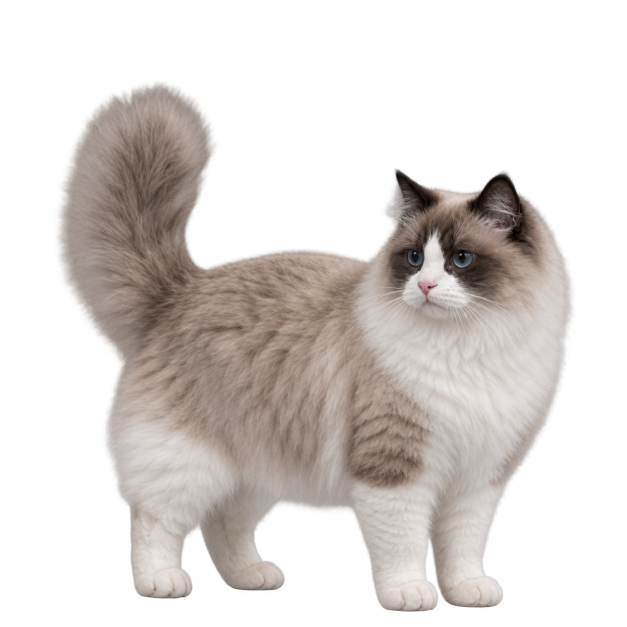
#> input picture Assets/DirectionPoses/Candidates/Raw/Stand_Left3Q_01_raw.png, 1254 x 1254 px, given in place of idle_00.png, which was not available (shown at 1/2 size)
$ python prepare_face_layers.py
#> lines starting #> are read from the running program, lines starting #| are printed output that depends on the picture; after the words box and inside, x2 and y2 are one past the last pixel; in counts of white or black regions, pixels touching at a corner belong together; pictures that were not available may be replaced by others from this repository, and a replacement may not be noted
"""Build photo-derived face overlays for the WPF 2.5D runtime.

The open-eye and ear layers are copied from the shipped sprites.  Only the
closed eyelids come from the ImageGen occlusion-completion sources.  Outputs
stay on a 512x512 coordinate system so WPF can share one set of pivots across
all display sizes.
"""

from __future__ import annotations

import json
from pathlib import Path

import cv2
import numpy as np
from PIL import Image, ImageFilter


ROOT = Path(__file__).resolve().parents[1]


POSES = {
    "Stand": {
        "open": ROOT / "Assets/Sprites/idle/idle_00.png",
        "closed": ROOT / "Assets/FaceLayers/Source/stand_closed_source.png",
        "eyes": [(382, 201), (421, 203)],
        "ears": [(330, 130, 383, 193, 351, 181), (410, 126, 461, 190, 438, 178)],
    },
    "Sit": {
        "open": ROOT / "Assets/SpritesDense/curious_groom/curious_groom_008.png",
        "closed": ROOT / "Assets/FaceLayers/Source/sit_closed_source.png",
        "eyes": [(351, 229), (389, 234)],
        "ears": [(326, 166, 384, 222, 354, 210), (389, 153, 443, 211, 414, 199)],
    },
}


def alpha_bbox(rgba: np.ndarray) -> tuple[int, int, int, int]:
    ys, xs = np.where(rgba[:, :, 3] > 20)
    return int(xs.min()), int(ys.min()), int(xs.max() + 1), int(ys.max() + 1)


def align_by_silhouette(source: np.ndarray, target: np.ndarray) -> np.ndarray:
    sx0, sy0, sx1, sy1 = alpha_bbox(source)
    tx0, ty0, tx1, ty1 = alpha_bbox(target)
    crop = source[sy0:sy1, sx0:sx1]
    resized = cv2.resize(crop, (tx1 - tx0, ty1 - ty0), interpolation=cv2.INTER_LANCZOS4)
    aligned = np.zeros_like(target)
    aligned[ty0:ty1, tx0:tx1] = resized
    return aligned


def feathered_ellipse(size: tuple[int, int], center: tuple[int, int], radii: tuple[int, int], blur: float) -> np.ndarray:
    mask = Image.new("L", size, 0)
    yy, xx = np.ogrid[: size[1], : size[0]]
    cx, cy = center
    rx, ry = radii
    arr = (((xx - cx) / rx) ** 2 + ((yy - cy) / ry) ** 2 <= 1).astype(np.uint8) * 255
    mask = Image.fromarray(arr, "L").filter(ImageFilter.GaussianBlur(blur))
    return np.asarray(mask)


def masked_overlay(source: np.ndarray, masks: list[np.ndarray]) -> np.ndarray:
    out = source.copy()
    combined = np.maximum.reduce(masks)
    out[:, :, 3] = np.minimum(out[:, :, 3], combined)
    out[out[:, :, 3] == 0, :3] = 0
    return out


def make_eye_layers(open_rgba: np.ndarray, closed_rgba: np.ndarray, eyes: list[tuple[int, int]], out_dir: Path) -> None:
    size = (open_rgba.shape[1], open_rgba.shape[0])
    eye_masks = [feathered_ellipse(size, p, (17, 12), 2.2) for p in eyes]
    closed = masked_overlay(closed_rgba, eye_masks)
    Image.fromarray(closed).save(out_dir / "blink_closed.png")

    base = np.zeros_like(open_rgba)
    pupils = []
    for index, (cx, cy) in enumerate(eyes):
        eye_mask = feathered_ellipse(size, (cx, cy), (10, 8), 1.2)
        pupil_mask = feathered_ellipse(size, (cx, cy), (4, 6), 0.8)

        # Cover the original pupil with nearby iris colour.  Telea inpainting
        # keeps the photographic iris texture and avoids a painted-on disc.
        bgr = cv2.cvtColor(open_rgba[:, :, :3], cv2.COLOR_RGB2BGR)
        inpaint_mask = (pupil_mask > 70).astype(np.uint8) * 255
        iris_rgb = cv2.cvtColor(cv2.inpaint(bgr, inpaint_mask, 3, cv2.INPAINT_TELEA), cv2.COLOR_BGR2RGB)
        eye_base = np.dstack([iris_rgb, np.minimum(open_rgba[:, :, 3], eye_mask)])
        alpha = eye_base[:, :, 3] / 255.0
        for channel in range(4):
            base[:, :, channel] = np.where(alpha > 0, eye_base[:, :, channel], base[:, :, channel])

        pupil = open_rgba.copy()
        pupil[:, :, 3] = np.minimum(open_rgba[:, :, 3], pupil_mask)
        pupil[pupil[:, :, 3] == 0, :3] = 0
        pupils.append(pupil)
        Image.fromarray(pupil).save(out_dir / f"pupil_{'L' if index == 0 else 'R'}.png")

    Image.fromarray(base).save(out_dir / "eye_base.png")


def make_ears(open_rgba: np.ndarray, ears: list[tuple[int, int, int, int, int, int]], out_dir: Path) -> list[dict]:
    metadata = []
    for index, (x0, y0, x1, y1, px, py) in enumerate(ears):
        crop = open_rgba[y0:y1, x0:x1].copy()
        # Soft oval limits the duplicate fur patch to the ear and its root.
        h, w = crop.shape[:2]
        local_mask = feathered_ellipse((w, h), (w // 2, h // 2), (max(1, w // 2 - 2), max(1, h // 2 - 2)), 2.0)
        crop[:, :, 3] = np.minimum(crop[:, :, 3], local_mask)
        name = "ear_L.png" if index == 0 else "ear_R.png"
        Image.fromarray(crop).save(out_dir / name)
        metadata.append({"file": name, "x": x0, "y": y0, "pivotX": px - x0, "pivotY": py - y0, "width": w, "height": h})
    return metadata


def main() -> None:
    manifest = {"canvas": [512, 512], "poses": {}}
    for pose_name, config in POSES.items():
        open_rgba = np.asarray(Image.open(config["open"]).convert("RGBA"))
#> open_rgba is the input picture: shape (1254, 1254, 4); mean R, G, B, A 75, 69, 65.6, 104.8
        generated = np.asarray(Image.open(config["closed"]).convert("RGBA"))
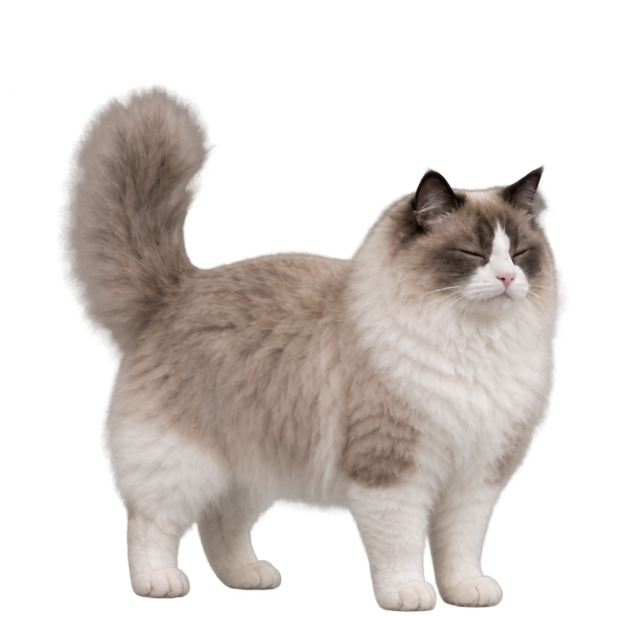
#> input picture Assets/FaceLayers/Source/stand_closed_source.png, 1254 x 1254 px (shown at 1/2 size)
#> generated is the input picture: shape (1254, 1254, 4); mean R, G, B, A 74.6, 67.8, 63.6, 103.8
        closed_rgba = align_by_silhouette(generated, open_rgba)
#> in align_by_silhouette, `sx0, sy0, sx1, sy1 = alpha_bbox(source)`: sx0 = 116; sy0 = 168; sx1 = 1135; sy1 = 1225
#> in align_by_silhouette, `tx0, ty0, tx1, ty1 = alpha_bbox(target)`: tx0 = 113; ty0 = 162; tx1 = 1149; ty1 = 1224
#> in align_by_silhouette, `crop = source[sy0:sy1, sx0:sx1]`:
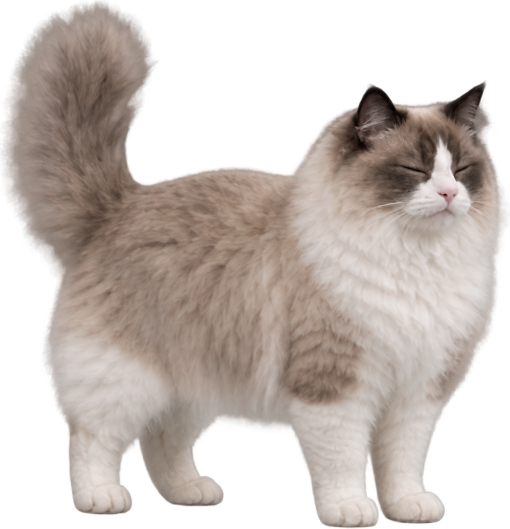
#> crop: shape (1057, 1019, 4) (shown at 1/2 size); mean R, G, B, A 108.7, 98.9, 92.8, 151.5; transparent parts drawn white
#> in align_by_silhouette, `aligned[ty0:ty1, tx0:tx1] = resized`:
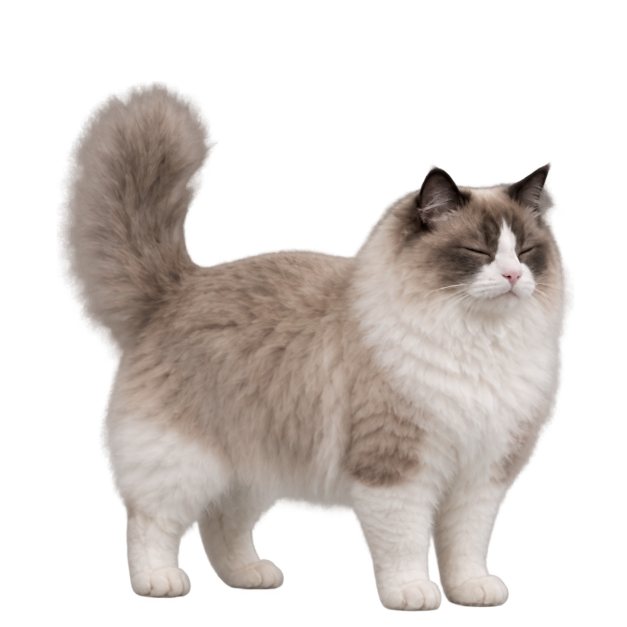
#> aligned: shape (1254, 1254, 4) (shown at 1/2 size); mean R, G, B, A 76.1, 69.2, 64.9, 106; transparent parts drawn white
        out_dir = ROOT / "Assets/FaceLayers" / pose_name
        out_dir.mkdir(parents=True, exist_ok=True)
        make_eye_layers(open_rgba, closed_rgba, config["eyes"], out_dir)
#> in feathered_ellipse, `mask = Image.new("L", size, 0)`: mask: PIL image 1254x1254 L; every value is 0
#> in feathered_ellipse, `mask = Image.fromarray(arr, "L").filter(ImageFilter.GaussianBlur(blur))`:
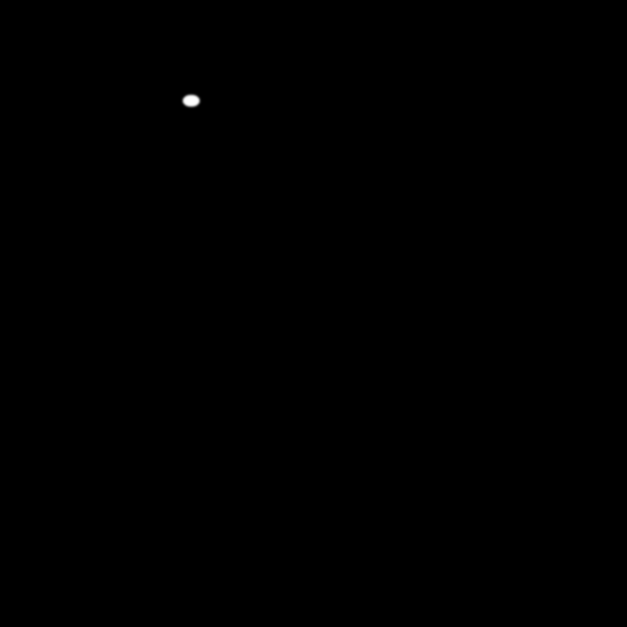
#> mask: PIL image 1254x1254 L (shown at 1/2 size); min 0, max 255, mean 0.1
#> in feathered_ellipse, `mask = Image.fromarray(arr, "L").filter(ImageFilter.GaussianBlur(blur))`: arr: shape (1254, 1254); 0.04% white; 1 white region, box (x1, y1, x2, y2) and area: (365, 189, 400, 214) 635
#> in feathered_ellipse (call 2), `arr = (((xx - cx) / rx) ** 2 + ((yy - cy) / ry) ** 2 <= 1).astype(np.u..`: arr: shape (1254, 1254); 0.04% white; 1 white region, box (x1, y1, x2, y2) and area: (404, 191, 439, 216) 635
#> in make_eye_layers, `eye_masks = [feathered_ellipse(size, p, (17, 12), 2.2) for p in eyes]`: eye_masks = 2 items
#> the loop in make_eye_layers, `for index, (cx, cy) in enumerate(eyes):` made 2 passes
#> pass 1, in make_eye_layers, `bgr = cv2.cvtColor(open_rgba[:, :, :3], cv2.COLOR_RGB2BGR)`:
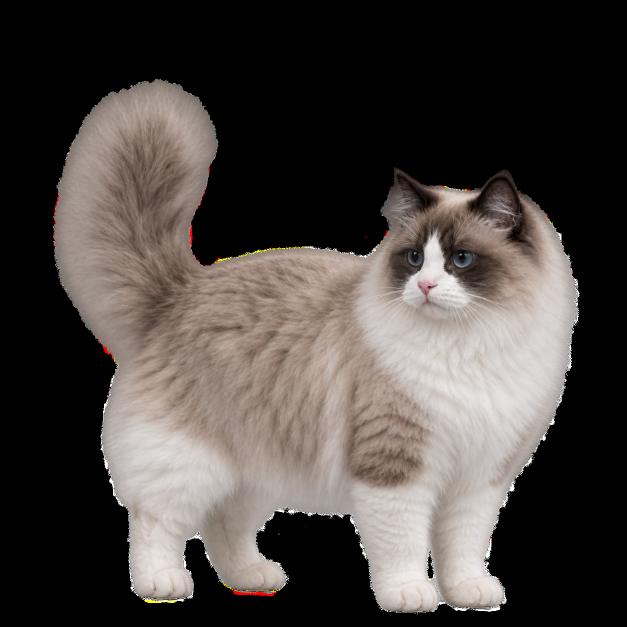
#> bgr: shape (1254, 1254, 3) (shown at 1/2 size); mean B, G, R 65.6, 69, 75
#> after the loop in make_eye_layers, `for index, (cx, cy) in enumerate(eyes):`: pupil: shape (1254, 1254, 4); every value is 0
        ears = make_ears(open_rgba, config["ears"], out_dir)
#> the loop in make_ears, `for index, (x0, y0, x1, y1, px, py) in enumerate(ears):` made 2 passes
#> pass 1, in feathered_ellipse (call 7), `arr = (((xx - cx) / rx) ** 2 + ((yy - cy) / ry) ** 2 <= 1).astype(np.u..`:
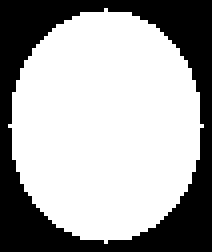
#> arr: shape (63, 53) (shown 4 times larger); 65.4% white; 1 black region, box (x1, y1, x2, y2) and area: (0, 0, 53, 63) 1156
#> pass 1, in feathered_ellipse (call 7), `mask = Image.fromarray(arr, "L").filter(ImageFilter.GaussianBlur(blur))`:
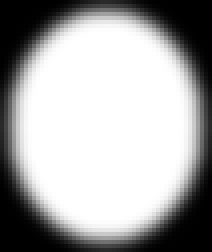
#> mask: PIL image 53x63 L (shown 4 times larger); min 0, max 255, mean 166.6
#> after the loop in make_ears, `for index, (x0, y0, x1, y1, px, py) in enumerate(ears):`: crop: shape (64, 51, 4); every value is 0
#> ears = 2 items
        manifest["poses"][pose_name] = {"eyes": config["eyes"], "ears": ears}
#> pass 2 of the loop in main, `for pose_name, config in POSES.items():`:
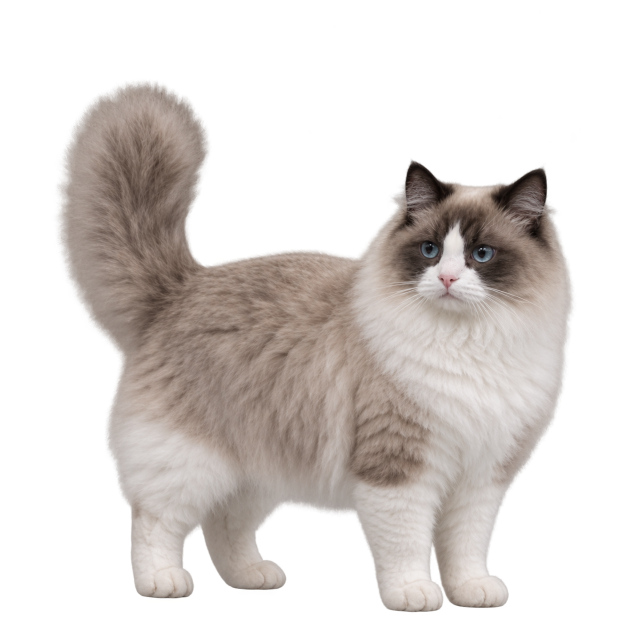
#> input picture Assets/DirectionPoses/Candidates/Raw/Stand_Left3Q_02_raw.png, 1254 x 1254 px, given in place of curious_groom_008.png, which was not available (shown at 1/2 size)
#> in main, open_rgba is the input picture: shape (1254, 1254, 4); mean R, G, B, A 76.1, 69.9, 66.5, 106.7
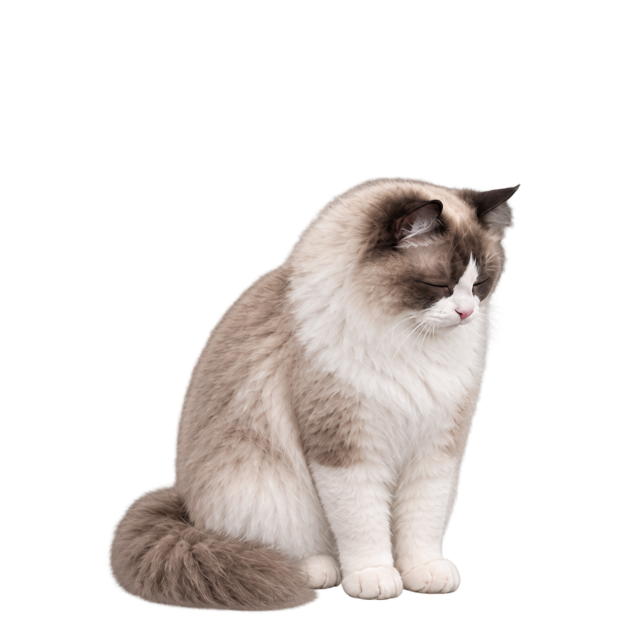
#> input picture Assets/FaceLayers/Source/sit_closed_source.png, 1254 x 1254 px (shown at 1/2 size)
#> in main, generated is the input picture: shape (1254, 1254, 4); mean R, G, B, A 55.3, 50.3, 47.8, 74.1
#> resized: shape (1064, 1037, 4)
#> the loop in make_ears (call 2), `for index, (x0, y0, x1, y1, px, py) in enumerate(ears):` made 2 passes
#> pass 1, in feathered_ellipse (call 15), `mask = Image.fromarray(arr, "L").filter(ImageFilter.GaussianBlur(blur))`:
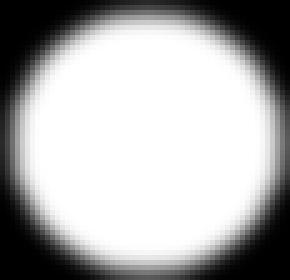
#> mask: PIL image 58x56 L (shown 5 times larger); min 0, max 255, mean 172.5

    manifest_path = ROOT / "Assets/FaceLayers/face_layers.json"
    manifest_path.write_text(json.dumps(manifest, ensure_ascii=False, indent=2), encoding="utf-8")
    print(manifest_path)


if __name__ == "__main__":
    main()
